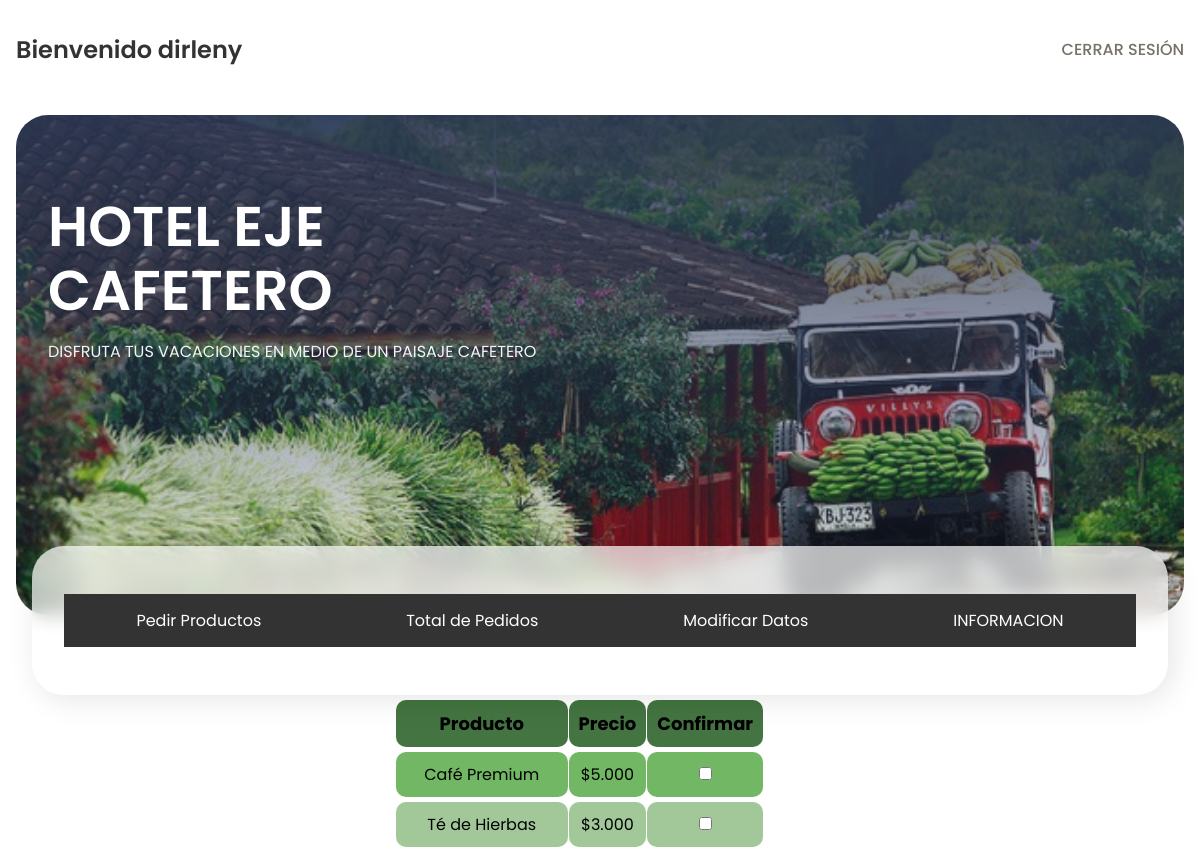
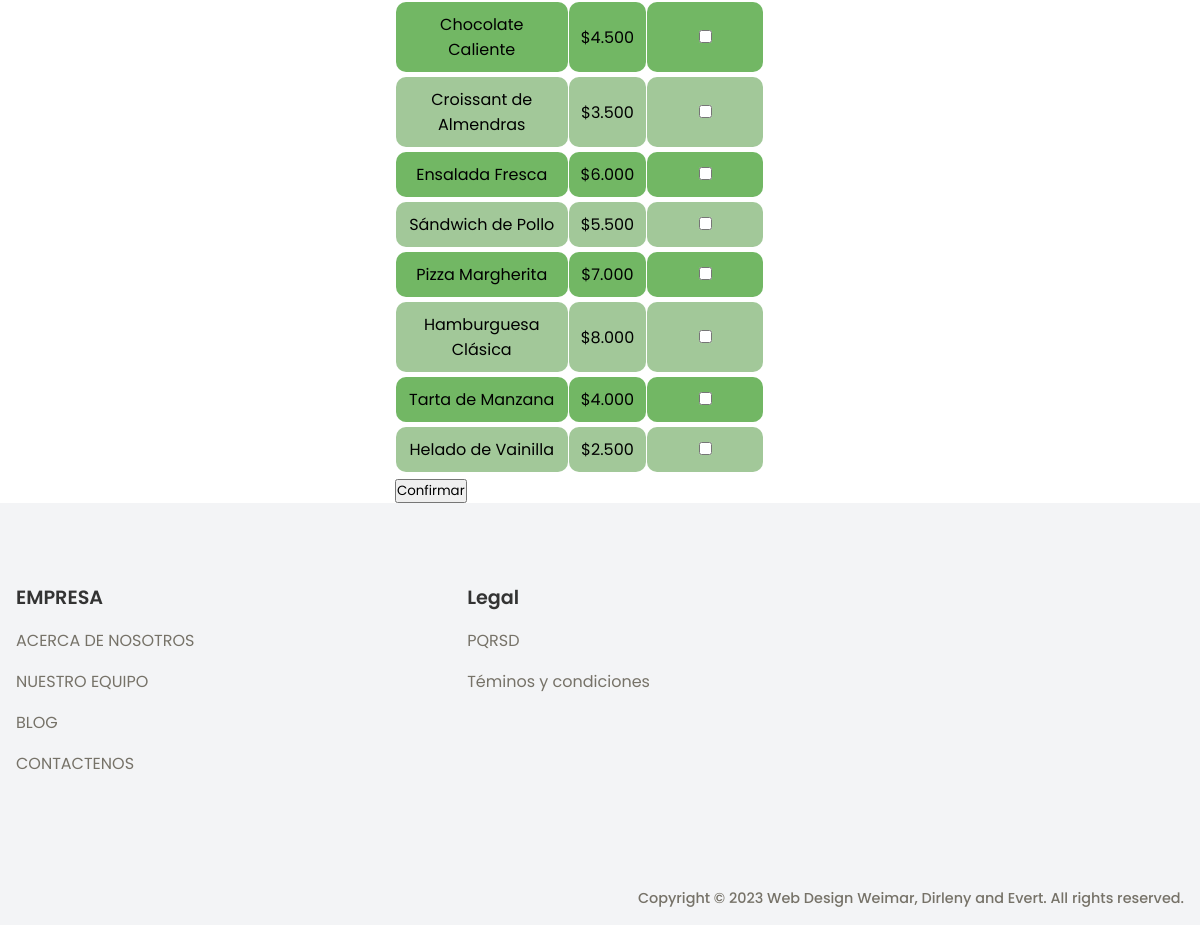
/clientes.php?nombre=dirleny&cedula=98765&pin=1 (signed in), run on the app's committed database (2 pictures, top to bottom).
### tables this page shows
CREATE TABLE productos(
	id_producto int auto_increment,
    nombre_producto varchar(40),
    precio int(6),
    primary key(id_producto)
);

### clientes.php (the view, shortened to what this page needs)
<?php
    $con = conexion();
    if (isset($_GET['nombre']) && isset($_GET['cedula'])){
        $nombre = $_GET['nombre'];
        $cedula = $_GET['cedula'];
    }
?>
<!DOCTYPE html>
<html lang="en">
  <head>
    <link
      href="https://cdn.jsdelivr.net/npm/remixicon@3.4.0/fonts/remixicon.css"
      rel="stylesheet"
    />
    <link rel="stylesheet" href="assets/styles_index.css" />
  </head>
  <body>
    <nav>
      <div class="nav__logo">Bienvenido <?php echo $nombre?></div>
      <ul class="nav__links">
        <li class="link"><a href="login_registre.php">CERRAR SESIÓN</a></li>
      </ul>
    </nav>
    <header class="section__container header__container">
      <div class="header__image__container">
        <div class="header__content">
          <h1>HOTEL EJE CAFETERO</h1>
          <p>DISFRUTA TUS VACACIONES EN MEDIO DE UN PAISAJE CAFETERO</p>
        </div>
        <div class="booking__container">
            <div class="navbar">
                <a href="clientes.php?nombre=<?php echo $nombre ?>&cedula=<?php echo $cedula ?>&pin=1">Pedir Productos</a>
                <a href="clientes.php?nombre=<?php echo $nombre ?>&cedula=<?php echo $cedula ?>&pin=2">Total de Pedidos</a>
                <a href="clientes.php?nombre=<?php echo $nombre ?>&cedula=<?php echo $cedula ?>&pin=3">Modificar Datos</a>
                <a href="clientes.php?nombre=<?php echo $nombre ?>&cedula=<?php echo $cedula ?>&pin=4">INFORMACION</a>
            </div>
          </div>
      </div>
    </header>
    <section class='container-table'>
        <?php if(isset($_GET['pin'])){
            $pin = $_GET['pin']; ?>
                <?php if($pin == 1){ ?>
                    <?php
                        $query_producto = mysqli_query($con,"SELECT * FROM productos");
                        if(mysqli_num_rows($query_producto) > 0){ ?>
                        <form action="php/validar_pedidos.php" method="post">
                            <div class="tablas">
                                <table class="tabla-intercalada">
                                    <thead>
                                        <tr>
                                            <td>Producto</td>
                                            <td>Precio</td>
                                            <td>Confirmar</td>
                                        </tr>
                                    </thead>
                                    <tbody>
                                        <?php while($row_producto = $query_producto->fetch_assoc()){ ?>
                                            <tr>
                                                <td> <?php echo $row_producto['nombre_producto'] ?> </td>
                                                <td>$<?php echo number_format($row_producto['precio'],0,',','.') ?> </td>
                                                <td> <input type="checkbox" name="pedidos[]" value="<?php echo $row_producto['id_producto'] ?>"></td>
                                            </tr>
                                        <?php } ?>
                                    </tbody>
                                </table>
                            </div>
                            <input type="submit" value="Confirmar" class="submit">
                        </form>
                        <?php } ?>
                <?php } ?>
        <?php } ?>
    </section>
    <footer class="footer">
      <div class="section__container footer__container">
        <div class="footer__col">
          <h4>EMPRESA</h4>
          <p>ACERCA DE NOSOTROS</p>
          <p>NUESTRO EQUIPO</p>
          <p>BLOG</p>
          <p>CONTACTENOS</p>
        </div>
        <div class="footer__col">
          <h4>Legal</h4>
          <p>PQRSD</p>
          <p>Téminos y condiciones</p>
        </div>
      </div>
      <div class="footer__bar">
        Copyright © 2023 Web Design Weimar, Dirleny and Evert. All rights reserved.
      </div>
    </footer>
  </body>
</html>

### assets/styles_index.css (style rules this page uses)
:root { --primary-color: #2c3855; --primary-color-dark: #435681; --text-dark: #333333; --text-light: #767268; --extra-light: #f3f4f6; --white: #ffffff; --max-width: 1200px; }
* { margin: 0; padding: 0; box-sizing: border-box; font-family: "Poppins", sans-serif; }
.section__container { max-width: var(--max-width); margin: auto; padding: 5rem 1rem; }
a { text-decoration: none; }
nav { max-width: var(--max-width); margin: auto; padding: 2rem 1rem; display: flex; align-items: center; justify-content: space-between; }
.nav__logo { font-size: 1.5rem; font-weight: 600; color: var(--text-dark); }
.nav__links { list-style: none; display: flex; align-items: center; gap: 2rem; }
.link a { font-weight: 500; color: var(--text-light); transition: 0.3s; }
.header__container { padding: 1rem 1rem 5rem 1rem; }
.header__image__container { position: relative; min-height: 500px; background-image: linear-gradient( rgba(44, 56, 85, 0.9), rgba(100, 125, 187, 0.1) ), url('img/header.jpg'); background-position: center center; background-size: cover; background-repeat: no-repeat; border-radius: 2rem; }
.header__content { max-width: 600px; padding: 5rem 2rem; }
.header__content h1 { margin-bottom: 1rem; font-size: 3.5rem; line-height: 4rem; font-weight: 600; color: var(--white); }
.header__content p { color: var(--extra-light); }
.booking__container { position: absolute; bottom: -5rem; left: 50%; transform: translateX(-50%); width: calc(100% - 2rem); display: flex; align-items: center; gap: 1rem; padding: 3rem 2rem; border-radius: 2rem; background-color: rgba(255, 255, 255, 0.7); -webkit-backdrop-filter: blur(10px); backdrop-filter: blur(10px); box-shadow: 5px 5px 30px rgba(0, 0, 0, 0.1); }
.footer { background-color: var(--extra-light); }
.footer__container { display: grid; grid-template-columns: 2fr repeat(3, 1fr); gap: 5rem; }
.footer__col h4 { margin-bottom: 1rem; font-size: 1.2rem; font-weight: 600; color: var(--text-dark); }
.footer__col p { margin-bottom: 1rem; color: var(--text-light); cursor: pointer; transition: 0.3s; }
.footer__bar { position: relative; max-width: var(--max-width); margin: auto; padding: 1rem; font-size: 0.9rem; font-weight: 500; color: var(--text-light); text-align: right; overflow: hidden; }
.container-table { display: flex; justify-content: center; }
.tabla-intercalada { width: 90%; border-collapse: separate; border-spacing: 1px 5px; }
.tabla-intercalada td, th { border-radius: 10px; text-align: center; padding: 10px; }
.tabla-intercalada thead { background-color: #437441; font-weight: bold; font-size: 18px; }
.tabla-intercalada tbody tr:nth-child(even) { background-color: #a2c899; }
.tabla-intercalada tbody tr:nth-child(odd) { background-color: #72b764; }
.navbar { background-color: #333; overflow: hidden; display: flex; justify-content: space-around; width: 100%; }
.navbar a { float: left; display: block; color: white; text-align: center; padding: 14px 16px; text-decoration: none; transition: background-color 0.3s; }

### data on the page
productos: nombre_producto "Café Premium", precio "5.000"
productos: nombre_producto "Té de Hierbas", precio "3.000"
productos: nombre_producto "Chocolate Caliente", precio "4.500"
productos: nombre_producto "Croissant de Almendras", precio "3.500"
productos: nombre_producto "Ensalada Fresca", precio "6.000"
productos: nombre_producto "Sándwich de Pollo", precio "5.500"
productos: nombre_producto "Pizza Margherita", precio "7.000"
productos: nombre_producto "Hamburguesa Clásica", precio "8.000"
productos: nombre_producto "Tarta de Manzana", precio "4.000"
productos: nombre_producto "Helado de Vainilla", precio "2.500"

### other printed values
$nombre "dirleny"
